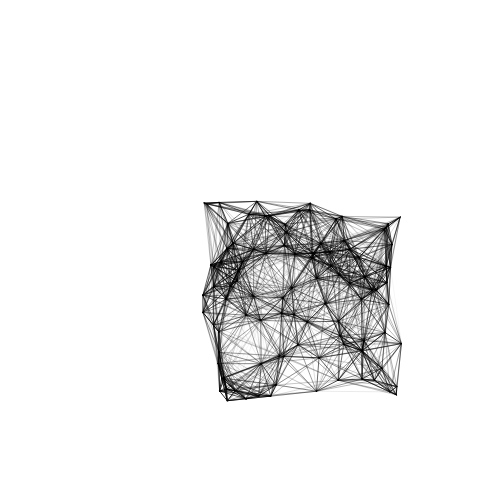
Frame 1 (no input)
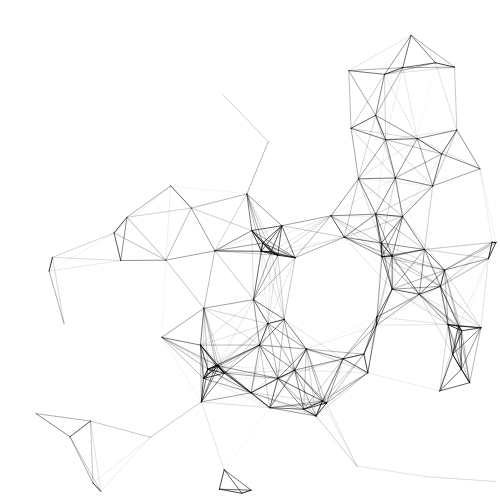
Frame 60 (no input)
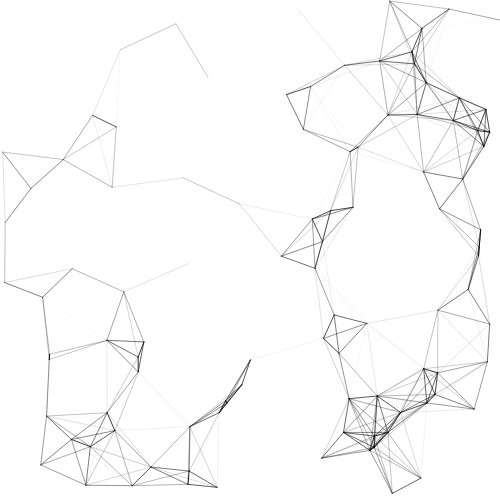
Frame 120 (the mouse pressed at the canvas centre since frame 60)

The p5.js sketch that drew these frames (run headless with seeded random() and noise() and a simulated clock; from frame 60 on, the mouse is pressed at the canvas centre):

// p5.js sketch
// ── sketch.js
var nb = 100;

var x = Array();
var y = Array();
var vx = Array();
var vy = Array();

var distance=0;


function setup()
{
	createCanvas(500,500);
	for (var i=0 ; i<nb ; i=i+1)
	{
		x[i] = random(200,400);
		y[i] = random(200,400);
		vx[i] = random(-3,3);
		vy[i] = random(-3,3);
	}
}

function draw()
{
	background(255);
	for (var i=0 ; i<nb; i=i+1)
	{
		x[i] = x[i] + vx[i];
		y[i] = y[i] + vy[i];

		// Droite
		if (x[i]>=500)
		{
			vx[i] = -vx[i];
		}
		// Gauche
		if (x[i]<=0)
		{
			vx[i] = -vx[i];
		}
		// Bas
		if (y[i]>=500)
		{
			vy[i] = -vy[i];			
		}
		// Haut
		if (y[i]<=0)
		{
			vy[i] = -vy[i];			
		}




		//ellipse( x[i],y[i],5,5 );
	}

	for (var i=0; i<nb ; i=i+1)
	{
		for (var k=i+1 ; k<nb ; k=k+1)
		{
			distance = dist( x[i],y[i],x[k],y[k]);
			if (  distance <= 80  )			
			{
				stroke(0, 255-distance/80 * 255);
				line( x[i],y[i],x[k],y[k] );	
			}
		}

	}



}
